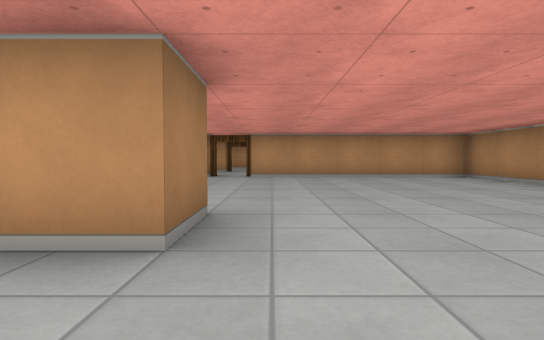
View 1 (above)

24 first-person views from a walk through a cub3D ray-caster map. The camera is about half as high as the walls, tilts 2° down and sees 80° across. The floor is counted in squares. Each view is taken from the middle of a square. On the plan, view 1 faces up. The plan holds only what a view shows up to about 9 squares ahead; the rest is blank.

View 2
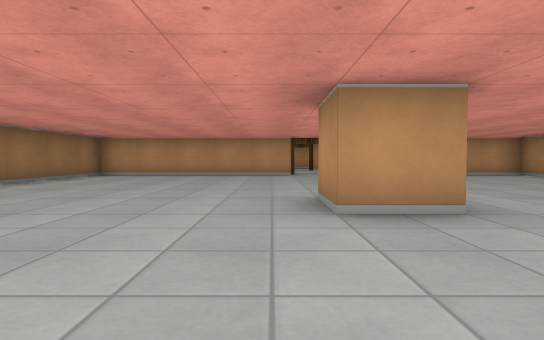

View 3
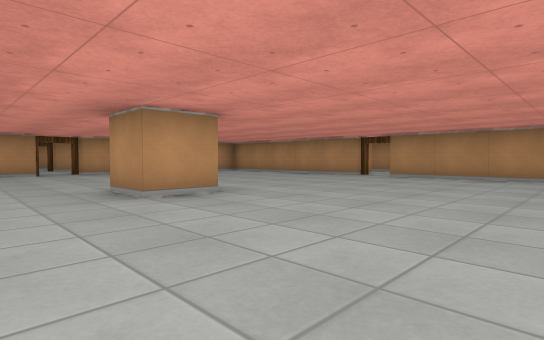

View 4
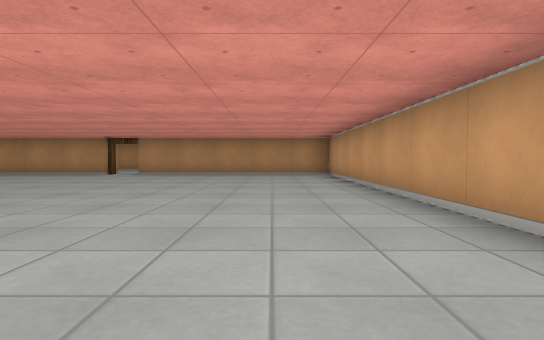

View 5
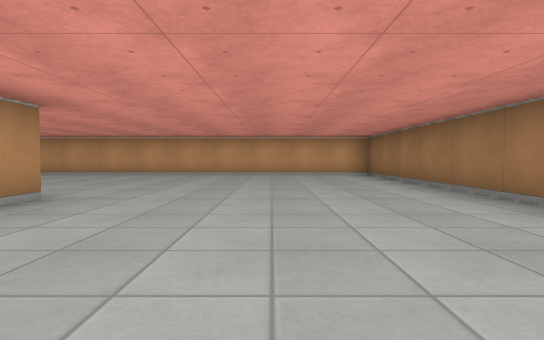

View 6
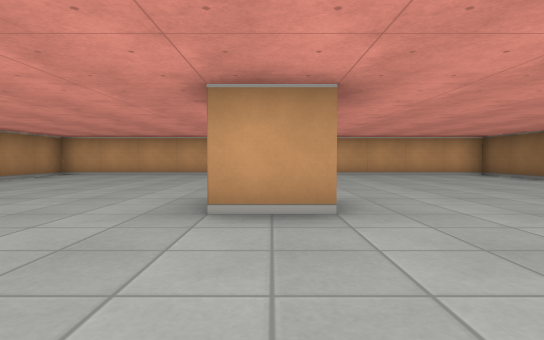

View 7
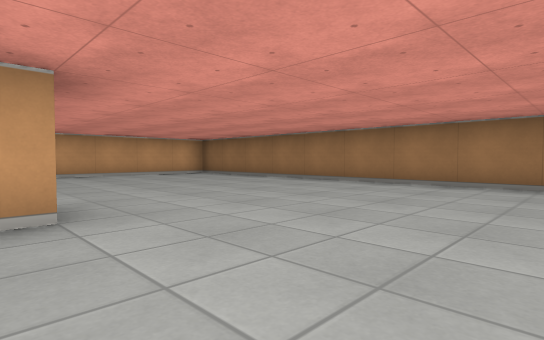

View 8
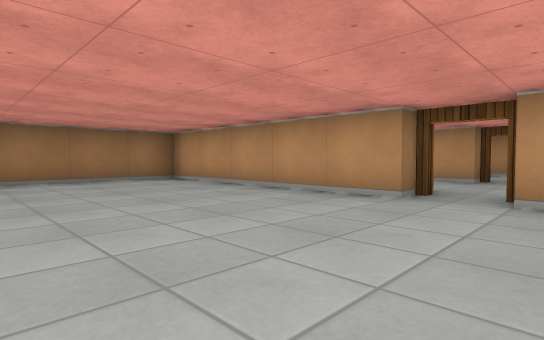

View 9
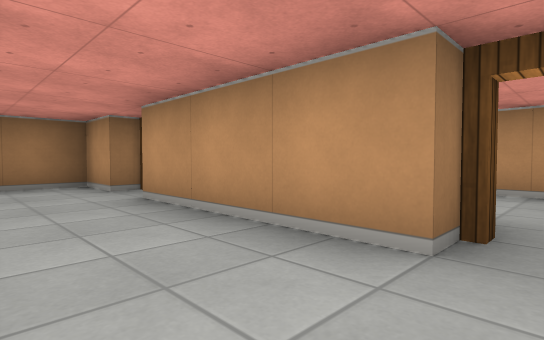

View 10
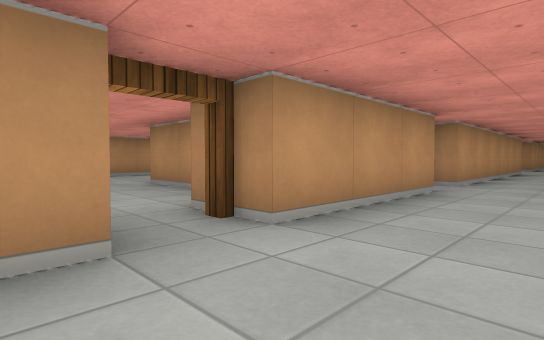

View 11
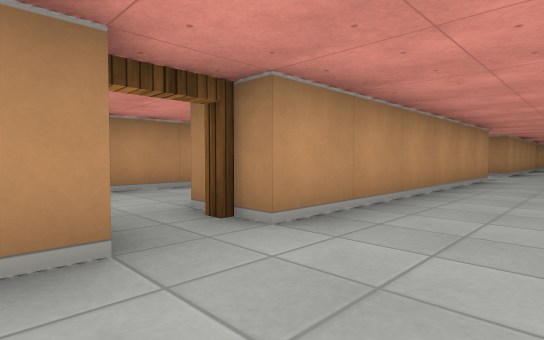

View 12
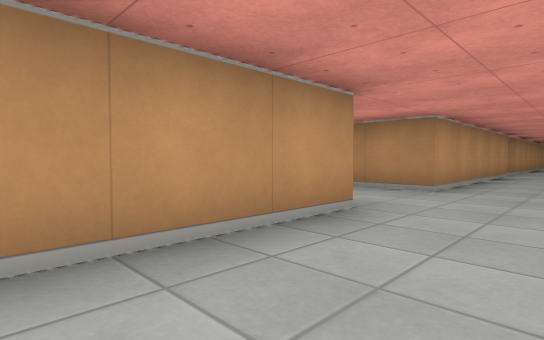

View 13
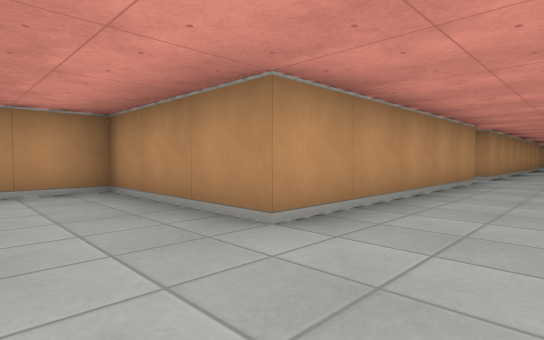

View 14
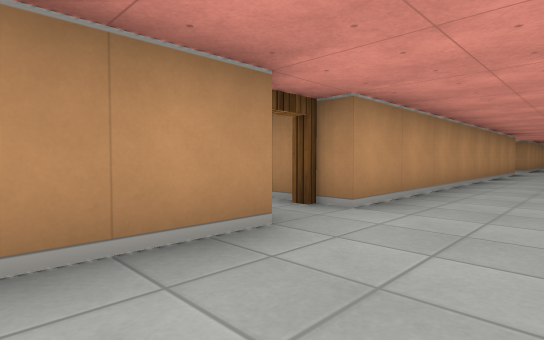

View 15
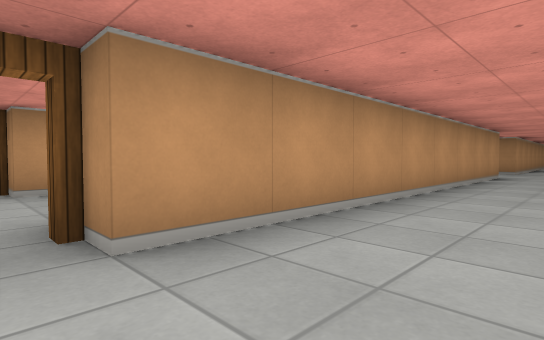

View 16
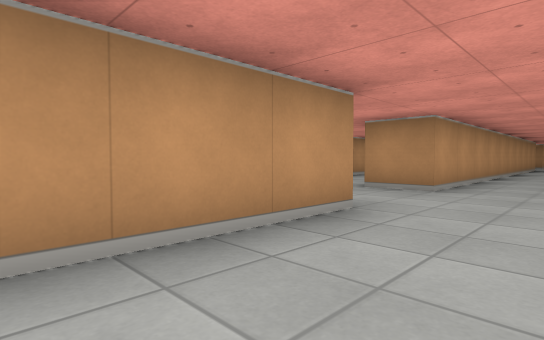

View 17
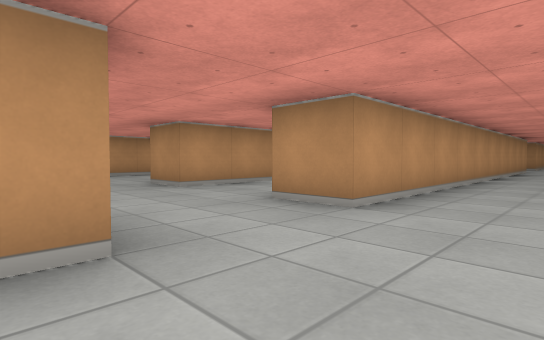

View 18
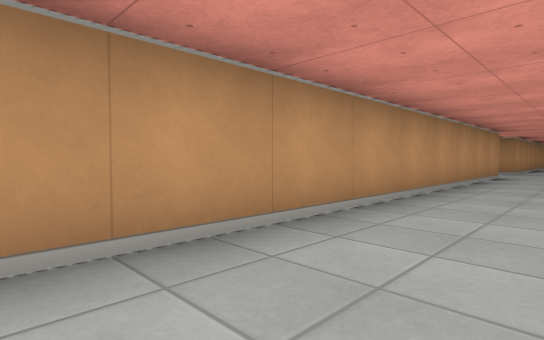

View 19
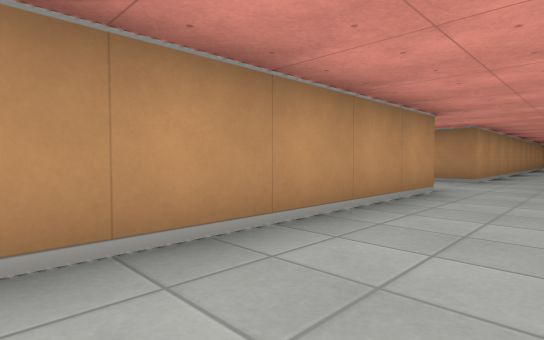

View 20
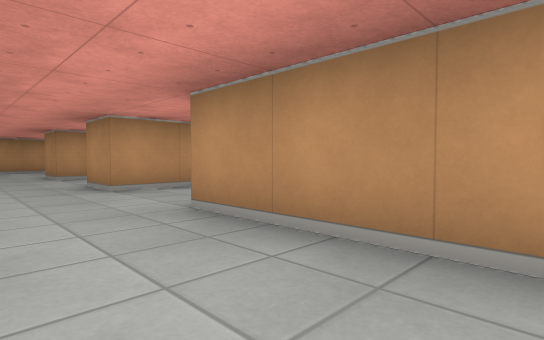

View 21
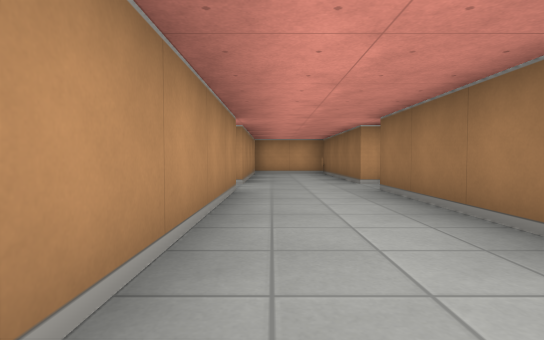

View 22
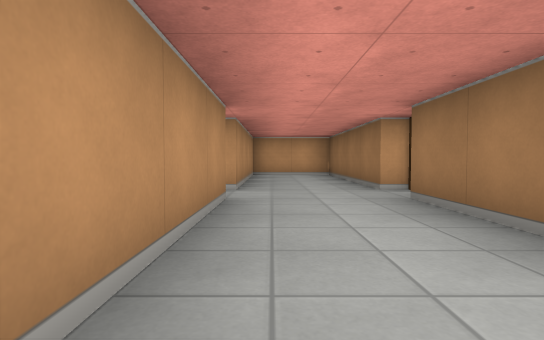

View 23
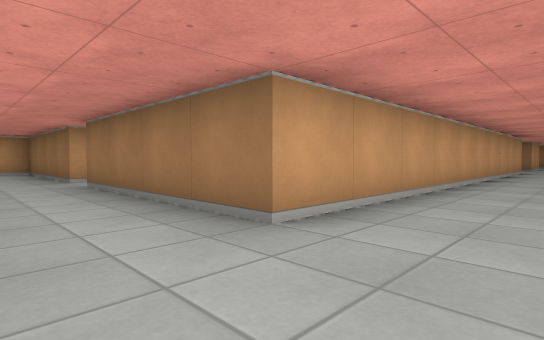

View 24
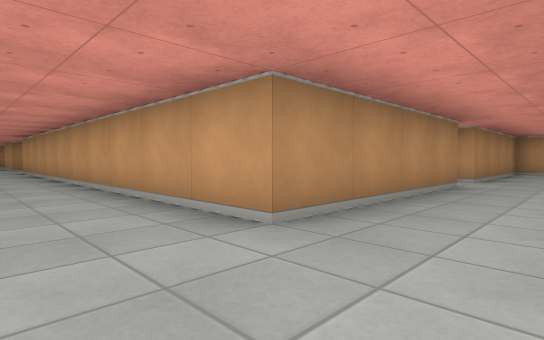

### Floor plan
Points are (right, up) in squares from view 1. A wall is a line through its corners. A room is listed if a view was taken in it or the views show most of it. See-through windows are left out.
Room 1 (views 1, 2, 3, 4, 5, 6, 7, 8)
walls: (-1.5, 2.5) (-0.5, 2.5) (-0.5, 1.5) (-1.5, 1.5) (-1.5, 2.5); (-1.5, 7.5) (-6.5, 7.5) (-6.5, -3.5) (4.5, -3.5) (4.5, 1.5); (4.5, 2.5) (4.5, 7.5) (-0.5, 7.5)
ways out: open door at (-1, 8) to room 2; open door at (5, 2) to room 2
Room 2 (views 9, 10, 11, 12, 13, 14, 15, 16, 17, 18, 19, 20, 21, 22, 23, 24)
walls: (12.5, 10.5) (7.5, 10.5) (7.5, 11.5); (11.8, 8.5) (21.5, 8.5) (21.5, 4.5); (21.6, 10.5) (13.5, 10.5); (21.5, 3.5) (21.5, -0.5) (23.5, -0.5) (23.5, 3.5); (5.6, 10.5) (-0.5, 10.5); (23.5, 4.4) (23.5, 8.5) (33.2, 8.5); (-1.5, 10.5) (-4.5, 10.5); (33.6, 10.5) (23.5, 10.5) (23.5, 11.5); (-5.5, 10.5) (-6.5, 10.5) (-6.5, 9.4); (35.5, 10.5) (35.5, 11.2)
ways out: open door at (-1, 8) to room 1; open door at (5, 2) to room 1; opening at (6.5, 11); opening at (22.5, 11); opening at (34.5, 11); opening at (36.5, 9.5); open door at (-5, 11); open door at (-1, 11); open door at (13, 11); open door at (21, 4); open door at (24, 4)

Positions as (right, up) in squares from view 1, and headings:
1: (0, 0), facing up
2: (-2, -1), facing up
3: (-3, -2), facing up-right
4: (-4, -2), facing right
5: (-4, 5), facing down
6: (-1, 5), facing down
7: (-1, 5), facing down-left
8: (0, 4), facing up-left
9: (-1, 9), facing up-left
10: (-6, 9), facing up-right
11: (-2, 9), facing up-right
12: (3, 9), facing up-right
13: (6, 9), facing up-right
14: (11, 9), facing up-right
15: (13, 9), facing up-right
16: (19, 9), facing up-right
17: (21, 9), facing up-right
18: (25, 9), facing up-right
19: (29, 9), facing up-right
20: (22, 6), facing up-right
21: (23, 9), facing down
22: (23, 8), facing down
23: (23, 10), facing down-left
24: (22, 10), facing down-right
